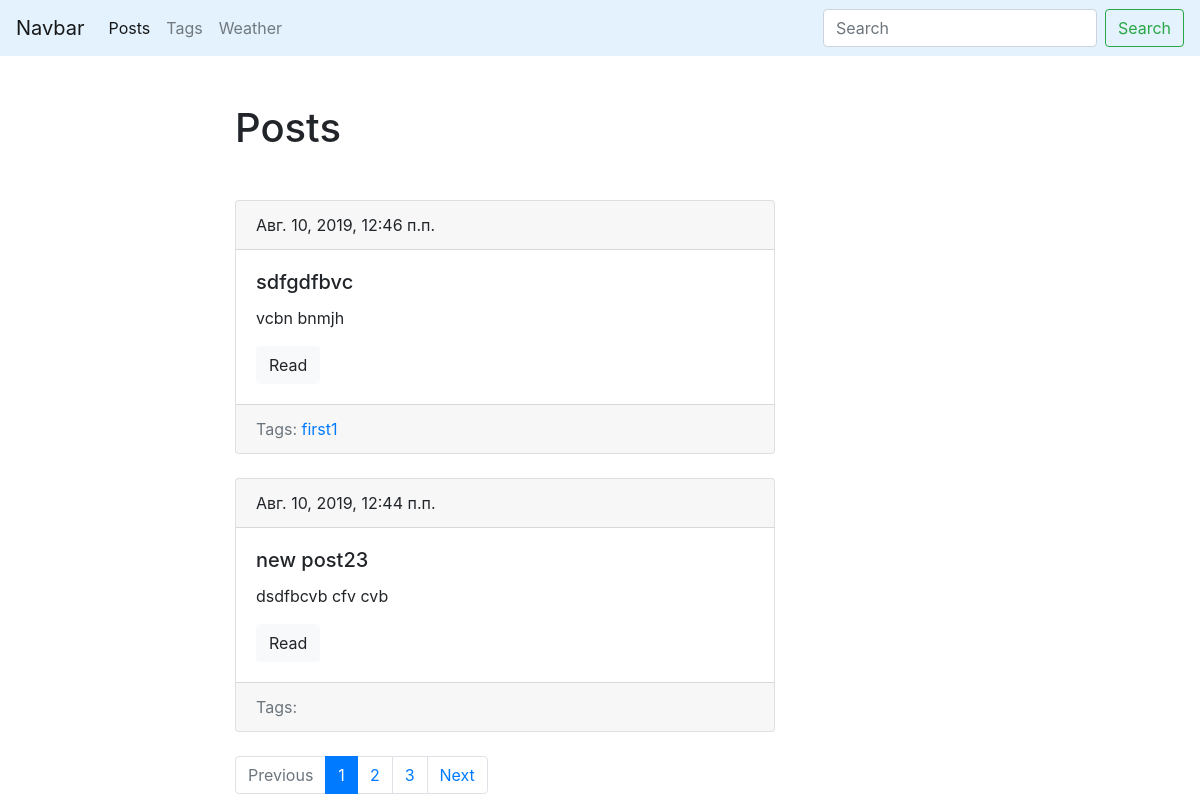
/blog/, run on an earlier commit of the app's database.
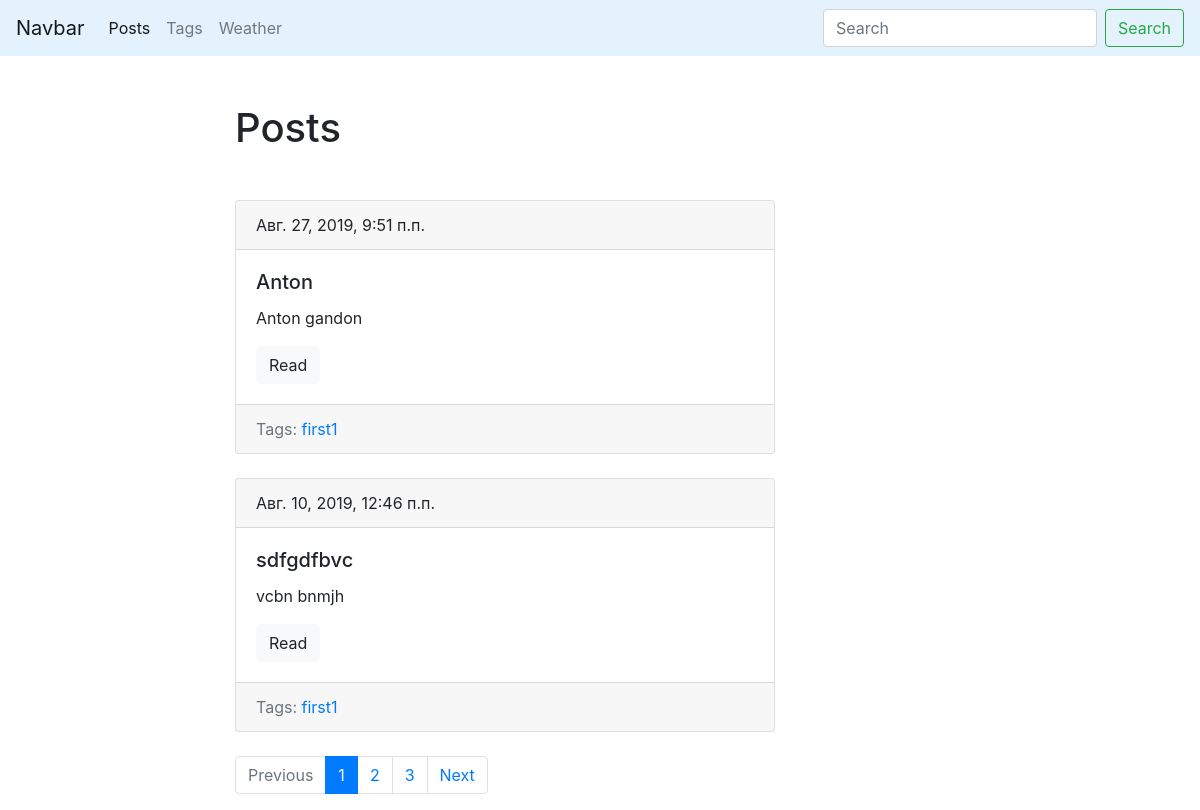
And on a later commit of the database.
### blog/models.py (models this page shows, shortened)
class Post(models.Model):
    title = models.CharField(max_length = 150, db_index = True)
    slug = models.SlugField(max_length = 150, blank = True, unique = True)
    body = models.TextField(blank = True, db_index = True)
    tags = models.ManyToManyField('Tag', blank = True, related_name = 'posts')
    date_pub = models.DateTimeField(auto_now_add = True)
    def get_absolute_url(self):
        return reverse('post_detail_url', kwargs={'slug': self.slug})
    class Meta:
        ordering = ['-date_pub']

class Tag(models.Model):
    title = models.CharField(max_length = 50,)
    slug = models.SlugField(max_length=50, unique = True)
    def get_absolute_url(self):
        return reverse('tag_detail_url', kwargs={ 'slug': self.slug })
    class Meta:
        ordering = ['title']

### blog/views.py (the view)
# urls.py: path('', posts_list, name = 'posts_list_url'),
def posts_list(request):
    search_query = request.GET.get('search')
    if search_query:
        posts = Post.objects.filter(Q(title__icontains = search_query), Q(body__icontains = search_query))
    else:
        posts = Post.objects.all()
    paginator = Paginator(posts, 2)
    page_number = request.GET.get('page', 1)
    page = paginator.get_page(page_number)
    is_paginated = page.has_other_pages()
    if page.has_previous():
        prev_url = '?page={}'.format(page.previous_page_number())
    else:
        prev_url = ''
    if page.has_next():
        next_url = '?page={}'.format(page.next_page_number())
    else:
        next_url = ''
    context = {
        'page_object': page,
        'is_paginated': is_paginated,
        'next_url': next_url,
        'prev_url': prev_url
    }
    return render(request, 'blog/index.html', context = context)

### blog/templates/blog/index.html (shortened to what this page needs)
{% extends 'blog/base_blog.html' %}
{% block content %}
    <h1 class="mb-5">Posts</h1>
    {%for post in page_object.object_list %}
        {% include 'blog/includes/post_card_template.html' %}
    {%endfor%}
{% endblock %}

### blog/templates/blog/includes/post_card_template.html
<div class="card mb-4">
    <div class="card-header">
        {{ post.date_pub }}
    </div>
    <div class="card-body">
        <h5 class="card-title">{{ post.title }}</h5>
        <p class="card-text">{{ post.body| truncatewords:15 }}</p>
        <a href="{{ post.get_absolute_url }}" class="btn btn-light">Read</a>
    </div>
    <div class="card-footer text-muted">
        Tags:
        {% for tag in post.tags.all %}
            <a href="{{ tag.get_absolute_url }}">{{ tag.title }}</a>
        {% endfor %}
    </div>
</div>

What changed in the data, as far as the page shows it:
no longer on this page (row unchanged): Post: date_pub "Авг. 10, 2019, 12:44 п.п.", title "new post23", body "dsdfbcvb cfv cvb"
added Post: date_pub "Авг. 27, 2019, 9:51 п.п.", title "Anton", body "Anton gandon", Tag (title "first1")
